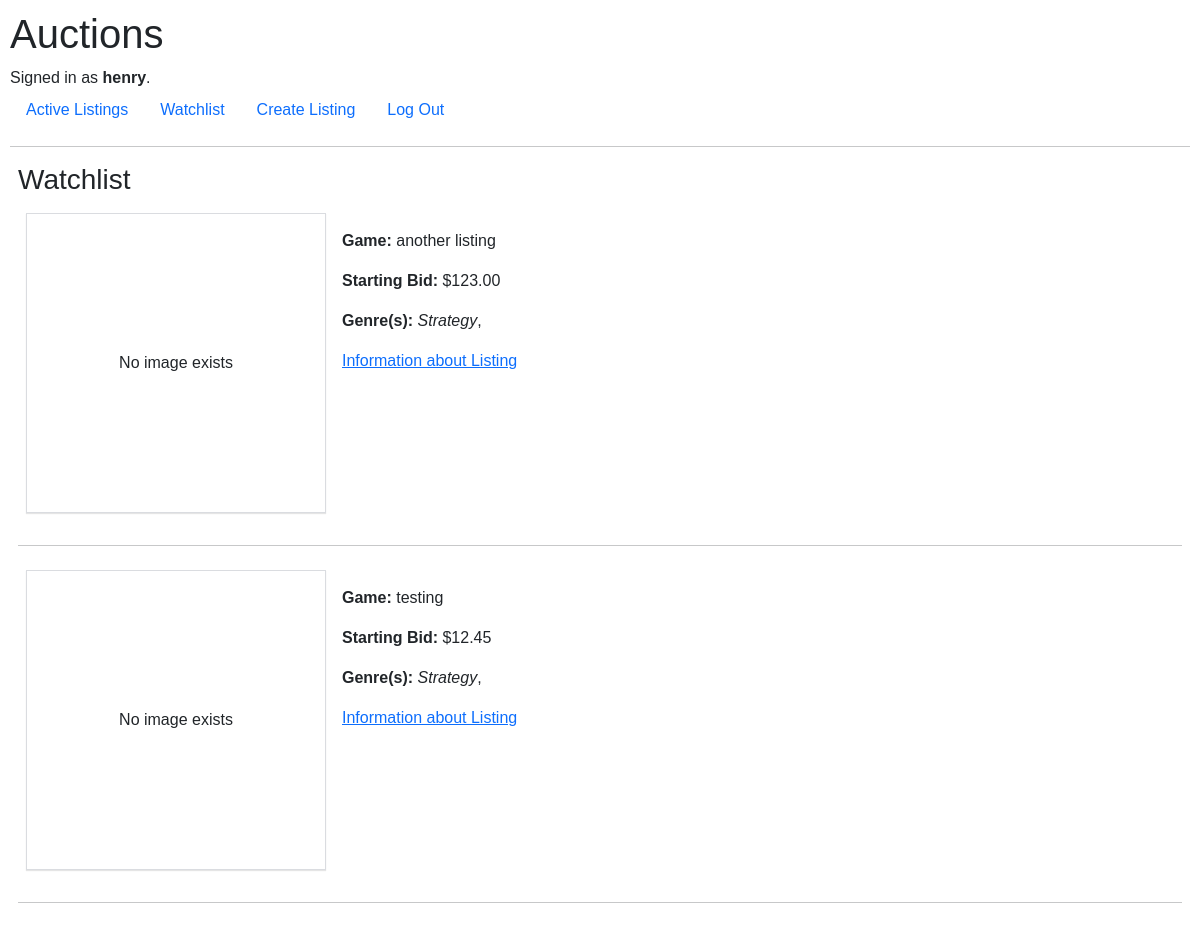
The app's page /watchlist (signed in) with its own data.
### auctions/models.py (models this page shows, shortened)
class User(AbstractUser):
    watchlist = models.ManyToManyField('Listing', blank=True, null=True)

class Listing(models.Model):
    listing_id = models.AutoField(primary_key=True)
    owner = models.ForeignKey(User, on_delete=models.CASCADE, default=None, related_name="owner")
    title = models.CharField(max_length=64)
    description = models.CharField(max_length=255, verbose_name="Description")
    starting_bid = models.DecimalField(max_digits=5, decimal_places=2, verbose_name="Starting Bid", validators=[MinValueValidator(Decimal('0.01'))])
    highest_bid = models.ForeignKey('Bid', on_delete=models.CASCADE, default=None, blank=True, null=True, related_name="highest_bid")
    image = models.ImageField(upload_to='auctions/media', default=None, blank=True, null=True, verbose_name="Image (Optional)")
    date = models.DateTimeField(auto_now_add=True)
    genres = models.ManyToManyField(Genre, verbose_name="Genre(s)")
    status = models.BooleanField(default=True)

class Genre(models.Model):
    name = models.CharField(max_length=32, unique=True)
    slug = models.SlugField(null=True, unique=True)
    def __str__(self):
        return f"{self.name}"

### auctions/views.py (the view)
# urls.py: path("watchlist", views.watchlist, name="watchlist"),
@login_required
def watchlist(request):
    user = User.objects.get(pk=request.user.id)
    watchlist = user.watchlist.all()
    return render(request, "auctions/watchlist.html", {
        "watchlist": watchlist
    })

### auctions/templates/auctions/watchlist.html (shortened to what this page needs)
{% extends "auctions/layout.html" %}
{% block body %}
    <h3 class="m-2">Watchlist</h3>
    {% if watchlist|length > 0 %}
    {% for item in watchlist %}
    <form class="m-2" action={% url 'watchlist' %} method="post">
        <div class="d-flex p-2">
            <div id="img-div" class="d-flex justify-content-center align-items-center flex-column mb-2 p-2">
                {% if item.image %}
                <img src="{{ item.image.url }}">
                {% else %}
                No image exists
                {% endif %}
            </div>
            <div class="d-flex flex-column mb-2 p-2">
                <div class="p-2"><b>Game:</b> {{ item.title }}</div>
                <div class="p-2"><b>Starting Bid:</b> ${{ item.starting_bid }}</div>
                <div class="p-2"> <b>Genre(s):</b>
                {% for genre in item.genres.all %}
                    <i>{{ genre }}</i>,
                {% endfor %} </div>
                <div class="p-2"><a href="{% url 'listing' item.listing_id %}">Information about Listing</a></div>
            </div>
        </div>
        <hr>
    </form>
    {% endfor %}
    {% else %}
        <h3 class="m-2">No Listings On Your Watchlist</h3>
    {% endif %}
{% endblock %}

### auctions/templates/auctions/layout.html (shortened to what this page needs)
{% load static %}
<!DOCTYPE html>
<html lang="en">
    <head>
        <link href="https://cdn.jsdelivr.net/npm/bootstrap@5.3.0-alpha1/dist/css/bootstrap.min.css" rel="stylesheet">
        <link href="{% static 'auctions/styles.css' %}" rel="stylesheet">
    </head>
    <body>
        <h1>Auctions</h1>
        <div>
            {% if user.is_authenticated %}
                Signed in as <strong>{{ user.username }}</strong>.
            {% else %}
                Not signed in.
            {% endif %}
        </div>
        <ul class="nav">
            <li class="nav-item">
                <a class="nav-link" href="{% url 'index' %}">Active Listings</a>
            </li>
            {% if user.is_authenticated %}
                <li class="nav-item">
                    <a class="nav-link" href="{% url 'watchlist' %}">Watchlist</a>
                </li>
                <li class="nav-item">
                    <a class="nav-link" href="{% url 'create' %}">Create Listing</a>
                </li>
                <li class="nav-item">
                    <a class="nav-link" href="{% url 'logout' %}">Log Out</a>
                </li>
            {% endif %}
        </ul>
        <hr>
        {% block body %}
        {% endblock %}
    </body>
</html>

### auctions/static/auctions/styles.css (style rules this page uses)
* { font-family:'Gill Sans', 'Gill Sans MT', Calibri, 'Trebuchet MS', sans-serif; }
body { padding: 10px; }
#img-div { width: 300px; height: 300px; box-shadow: 0 1px 1px rgb(0 0 0 / 10%); border: 1px solid #dadce0; }

### records on screen
User: username "henry"
Listing: image "No image exists", title "another listing", starting_bid "123.00"
Genre: name "Strategy"
Listing: image "No image exists", title "testing", starting_bid "12.45"
